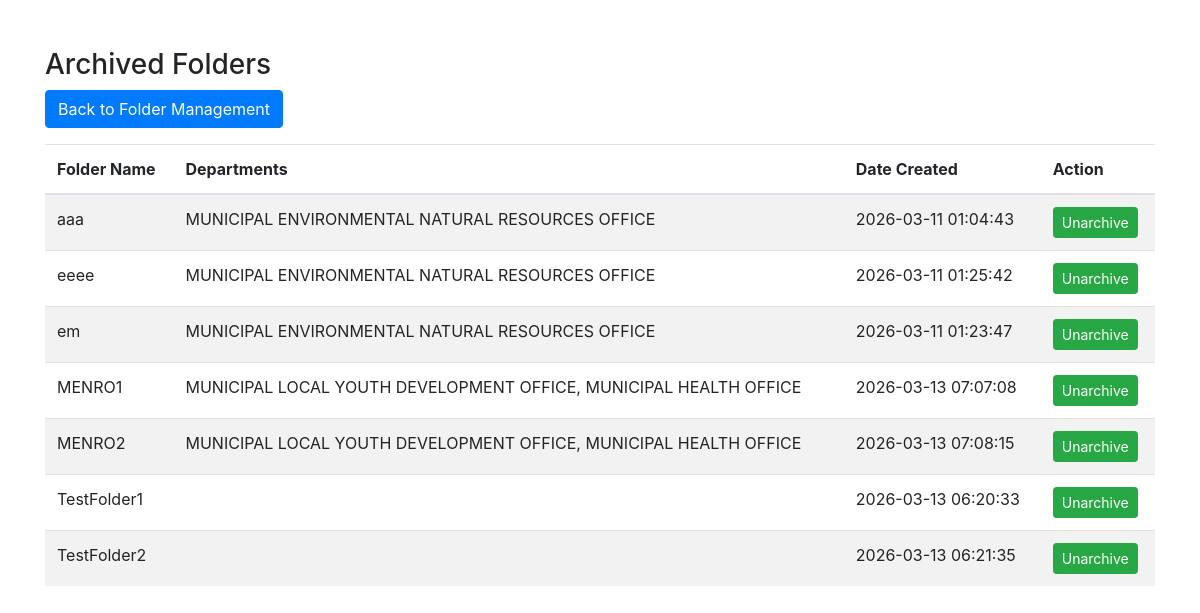
The app's page /records-administrator/archived_folders.php (signed in), older data.
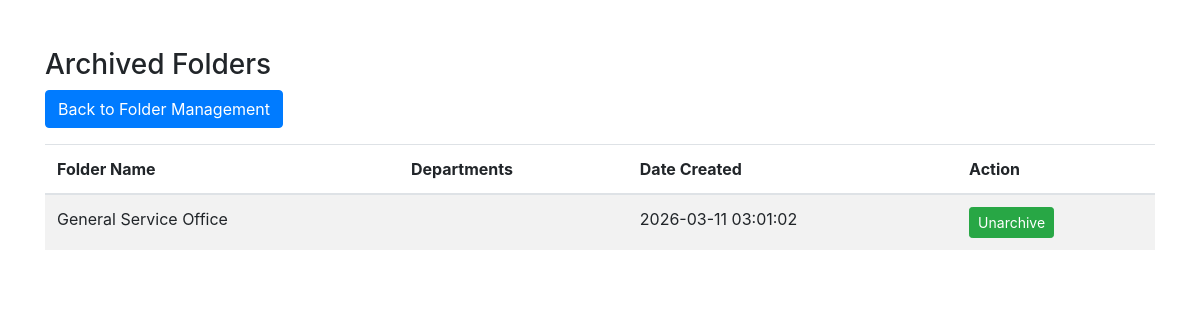
The same page, newer data.
### tables this page shows
CREATE TABLE `folders` (
  `folder_id` int(11) NOT NULL,
  `folder_name` varchar(150) NOT NULL,
  `folder_status` enum('Active','Archived') DEFAULT 'Active',
  `created_at` timestamp NOT NULL DEFAULT current_timestamp()
);

### records-administrator/archived_folders.php (the view, shortened to what this page needs)
<?php
require_once("../include/connection.php");
?>
<!DOCTYPE html>
<html>
<head>
<link rel="stylesheet" href="css/bootstrap.min.css">
</head>
<body>
<div class="container mt-5">
<h3>Archived Folders</h3>
<a href="folder_management.php" class="btn btn-primary mb-3">
Back to Folder Management
</a>
<table class="table table-striped">
<thead>
<tr>
<th>Folder Name</th>
<th>Departments</th>
<th>Date Created</th>
<th>Action</th>
</tr>
</thead>
<tbody>
<?php
$query = mysqli_query($conn,"
SELECT
f.folder_id,
f.folder_name,
f.created_at,
GROUP_CONCAT(d.department_name SEPARATOR ', ') as departments
FROM folders f
LEFT JOIN folder_departments fd ON f.folder_id = fd.folder_id
LEFT JOIN departments d ON fd.department_id = d.department_id
WHERE f.folder_status='Archived'
GROUP BY f.folder_id
ORDER BY f.folder_name ASC
");
while($row=mysqli_fetch_array($query)){
?>
<tr>
<td><?php echo $row['folder_name']; ?></td>
<td><?php echo $row['departments']; ?></td>
<td><?php echo $row['created_at']; ?></td>
<td>
<a href="unarchive_folder.php?id=<?php echo $row['folder_id']; ?>"
class="btn btn-success btn-sm">
Unarchive
</a>
</td>
</tr>
<?php } ?>
</tbody>
</table>
</div>
</body>
</html>

Row changes from the older to the newer data that the page shows:
removed folders: folder_name "aaa", departments "MUNICIPAL ENVIRONMENTAL NATURAL RESOURCES OFFICE", created_at "2026-03-11 01:04:43"
removed folders: folder_name "eeee", departments "MUNICIPAL ENVIRONMENTAL NATURAL RESOURCES OFFICE", created_at "2026-03-11 01:25:42"
removed folders: folder_name "em", departments "MUNICIPAL ENVIRONMENTAL NATURAL RESOURCES OFFICE", created_at "2026-03-11 01:23:47"
removed folders: folder_name "MENRO1", departments "MUNICIPAL LOCAL YOUTH DEVELOPMENT OFFICE, MUNICIPAL HEALTH OFFICE", created_at "2026-03-13 07:07:08"
removed folders: folder_name "MENRO2", departments "MUNICIPAL LOCAL YOUTH DEVELOPMENT OFFICE, MUNICIPAL HEALTH OFFICE", created_at "2026-03-13 07:08:15"
removed folders: folder_name "TestFolder1", created_at "2026-03-13 06:20:33"
removed folders: folder_name "TestFolder2", created_at "2026-03-13 06:21:35"
now on this page (row edited): folders: folder_name "General Service Office", created_at "2026-03-11 03:01:02"
